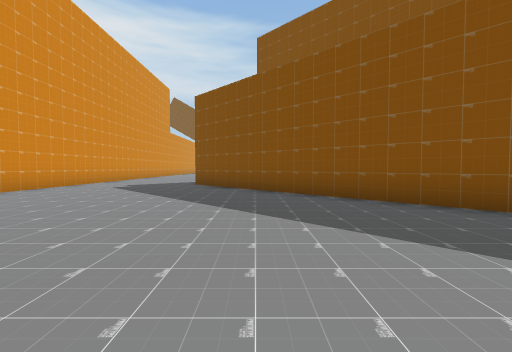
[1] (above)

24 first-person views from a walk through a scene from a Unity 3-D project. The camera is 1.2 m above the floor, tilts 2° down and sees 90° across. The floor is counted in squares, 2 m on a side. Each view is taken from the middle of a square. On the plan, view 1 faces up. The plan holds only what a view shows up to about 9 squares ahead; the rest is blank. The place goes on beyond the plan. The player character is not drawn.

[2]
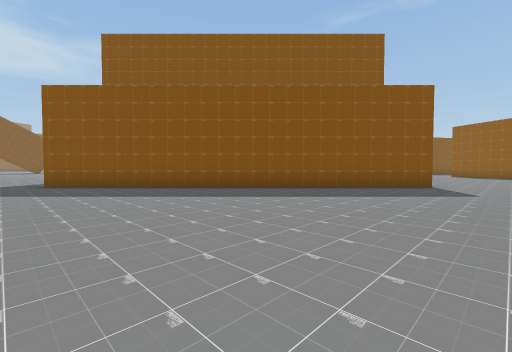

[3]
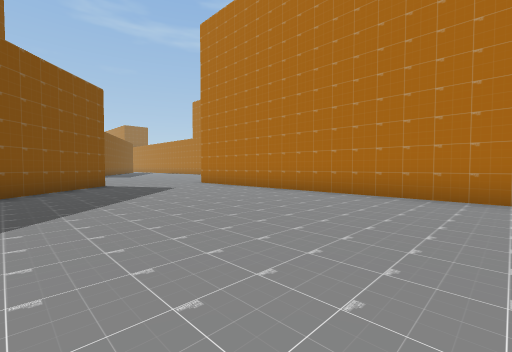

[4]
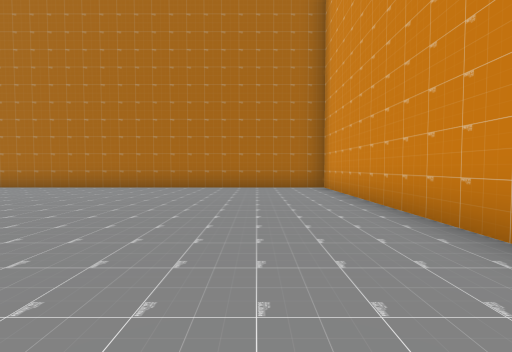

[5]
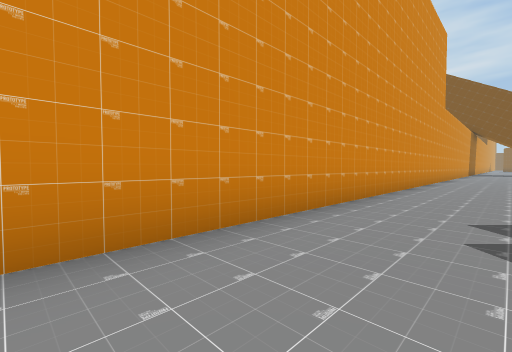

[6]
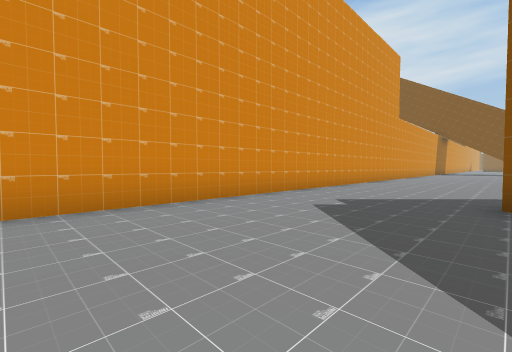

[7]
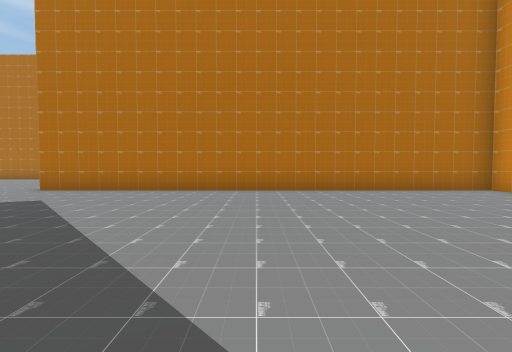

[8]
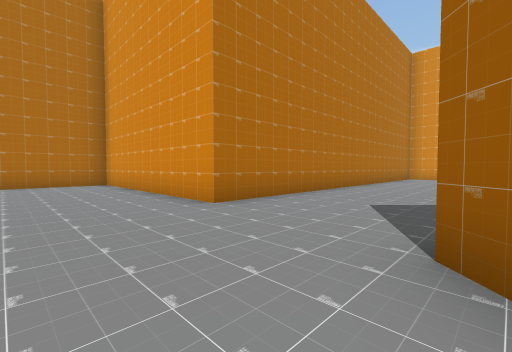

[9]
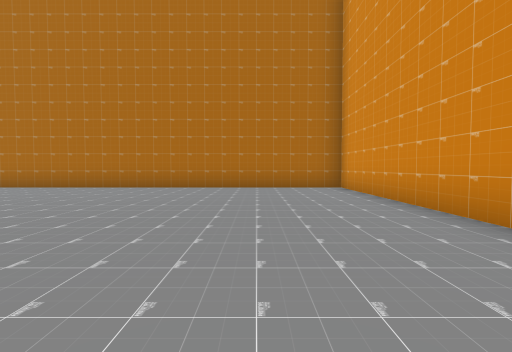

[10]
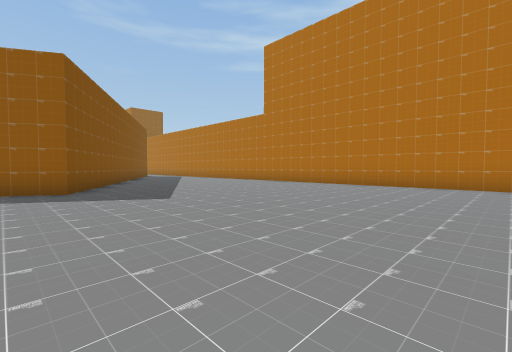

[11]
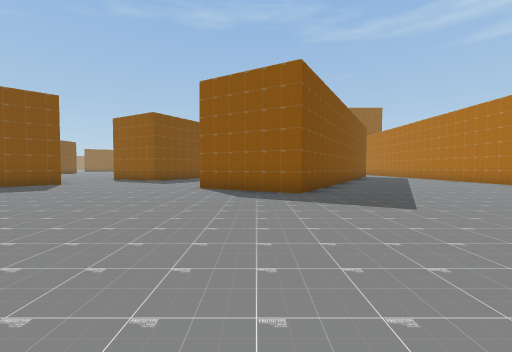

[12]
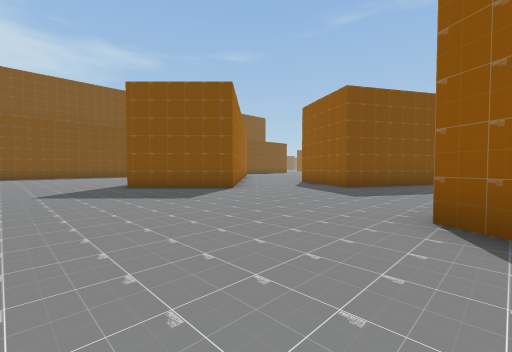

[13]
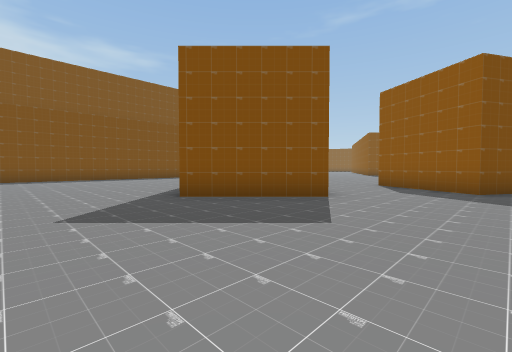

[14]
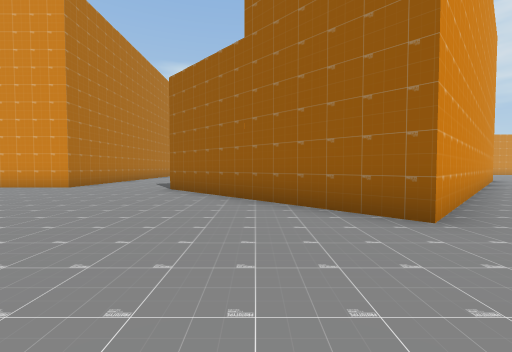

[15]
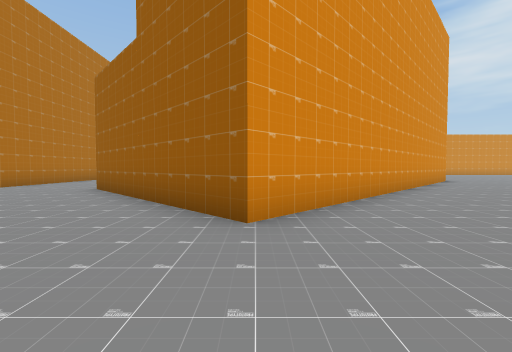

[16]
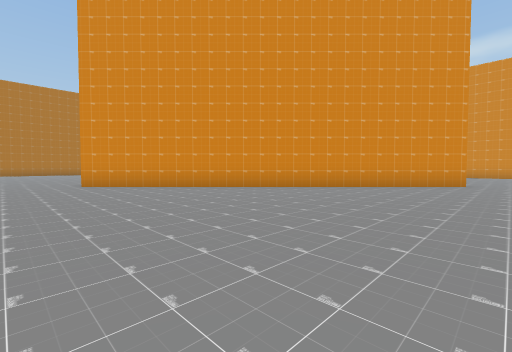

[17]
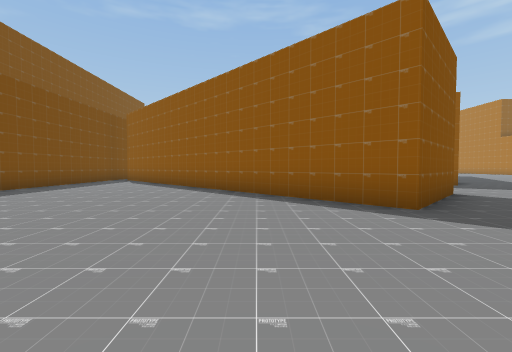

[18]
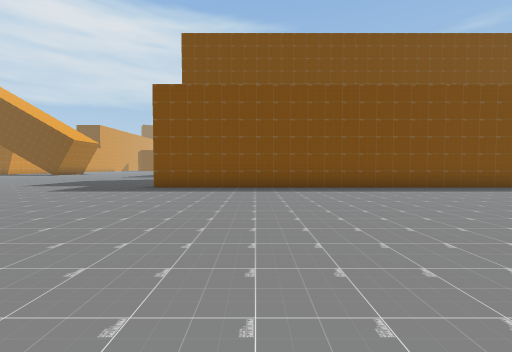

[19]
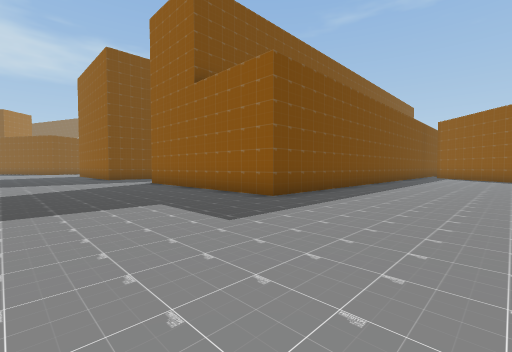

[20]
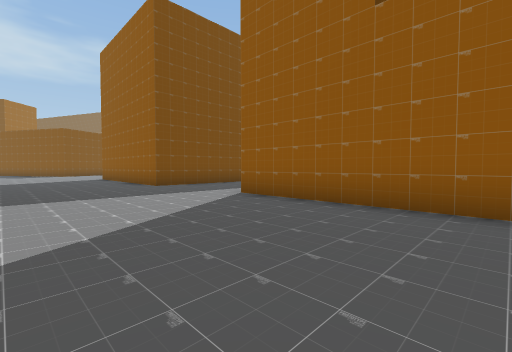

[21]
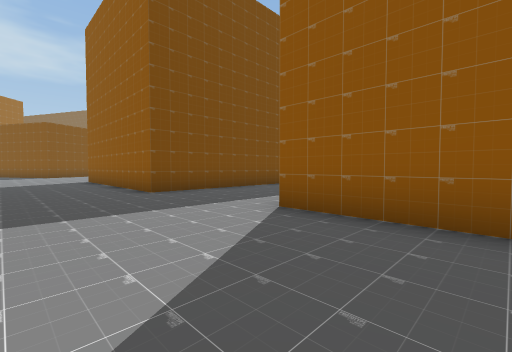

[22]
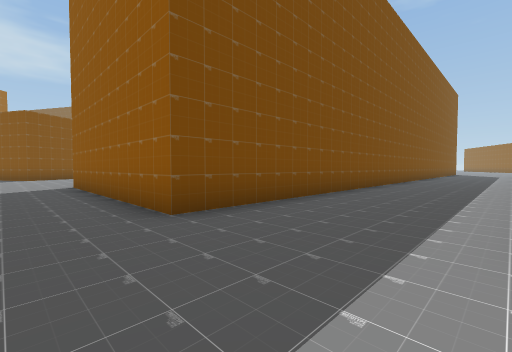

[23]
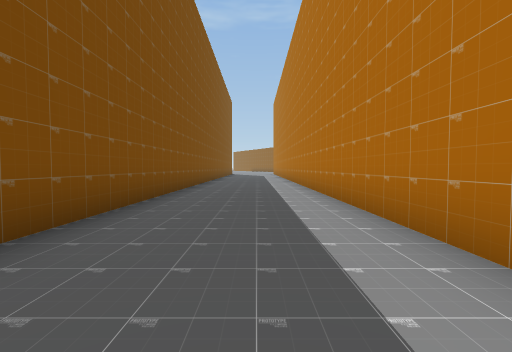

[24]
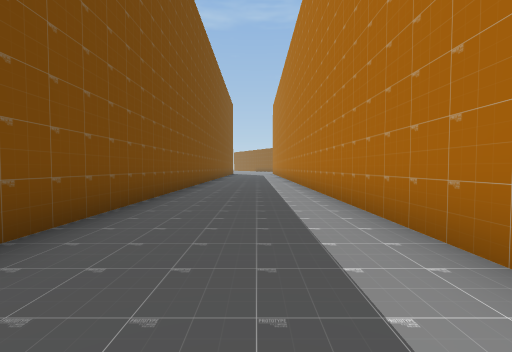

### Floor plan
Points are (right, up) in squares from view 1. A wall is a line through its corners. A room is listed if a view was taken in it or the views show most of it. See-through windows are left out.
Room 1 (views 1, 2, 3, 4, 5, 6, 7)
walls: (6, 0.7) (-2.1, 8.8); (-6, 10.6) (-6, -2.5) (5.5, -2.5)
ways out: opening at (-4, 9.7) to room 2; opening at (5.3, -1) to room 2
Room 2 (views 8, 9, 10, 11, 12, 13, 14, 15, 16, 17, 18, 19, 20, 21, 22, 23, 24)
walls: (2.1, 13.1) (10.3, 4.9) (6, 0.7); (12.4, 23.5) (21, 23.5); (18.7, 7.6) (17.7, 6.6) (15.6, 8.7) (21, 14.2); (21.5, 17.5) (11, 17.5) (11, 23.5); (-6, 15.8) (-6, 10.6); (5.5, -2.5) (5.5, -8.5) (15.5, -8.5); (21.5, 3.8) (20.3, 4.5) (21.5, 6.7); (18, -2.9) (14.8, -1) (16.3, 1.6); (20.9, 27) (10.5, 27) (10.5, 31.5); (17.5, -8.5) (18, -8.5)
ways out: opening at (-4, 9.7) to room 1; opening at (5.3, -1) to room 1

Positions as (right, up) in squares from view 1, and headings:
1: (0, 0), facing up
2: (-3, -1), facing up-right
3: (-3, 3), facing down-right
4: (-4, 5), facing down
5: (-4, 5), facing up-left
6: (-2, 4), facing up-left
7: (0, 4), facing down
8: (8, 1), facing down-left
9: (8, -1), facing down
10: (8, 0), facing down-right
11: (9, 0), facing right
12: (13, 1), facing up-right
13: (13, 4), facing up-right
14: (13, 3), facing left
15: (13, 5), facing left
16: (12, 14), facing down-left
17: (12, 11), facing right
18: (14, 10), facing up
19: (7, 14), facing up-right
20: (7, 19), facing up-right
21: (8, 21), facing up-right
22: (9, 24), facing up-right
23: (12, 25), facing right
24: (11, 25), facing right
